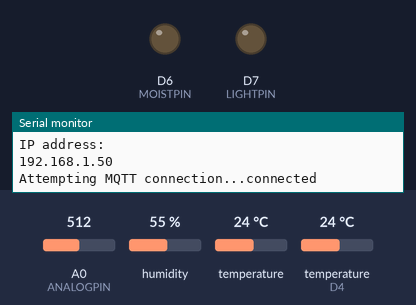
A sketch run on a simulated ESP8266 (NodeMCU). Shown: output pins drawn as LEDs (lit = HIGH), the last lines printed to the serial monitor. The inputs (shaded band) are chosen by the test bench; at power-on: A0 (ANALOGPIN) = 512, humidity 55 %, temperature 24 °C, temperature (sensor on D4) 24 °C. WiFi joins after 1.5 s; servers stay silent unless stated; random numbers use the default seed unless the sketch sets one; no MQTT or app messages arrive unless stated. At 12.4 s the program puts the board to deep sleep or switches it off; the recording ends there.

Above: at 2.2 s.
At 3.8 s:
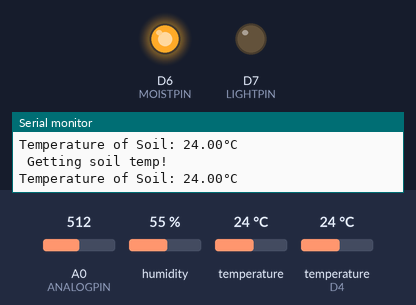
At 4.8 s:
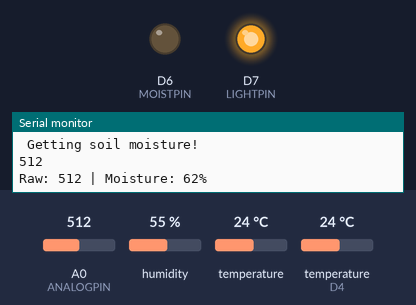
Timing chart, 0 to 6.7 s (numbered marks = the images above):
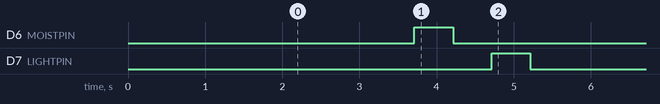

The sketch:

plant_monitor.ino
```cpp
/* This works with nodemcu / esp8266 for reporting plant info via mqtt */

#include <PubSubClient.h>
#include <ESP8266WiFi.h>
#include <OneWire.h>
#include <DallasTemperature.h>
#include <DHT.h>

#define DHTPIN D3     // Digital pin connected to the DHT sensor
#define DHTTYPE    DHT11     // DHT 11
#define ONE_WIRE_BUS D4 // Digital pin D4 is connected to the DS18B20
#define ANALOGPIN A0 // This is all so we can split 2 analog inputs to 1 pin
#define MOISTPIN D6
#define LIGHTPIN D7

int getMoisureInformation(int analogPin);
float getTemperatureOfSoil(DallasTemperature sensorTemperature ,DeviceAddress sensorDS18B20Address);
int delayBetweenReading(void);
int moistValue = 0;  // variable to store the value coming from moisture sensor
int lightValue = 0;  // variable to store the value coming from light sensor

// Update these with values suitable for your network.
const char* ssid = "WIFI NAME";
const char* password = "WIFI PASSWORD";
const char* mqtt_server = "mqttserver.address.local";
// char c;

WiFiClient espClient;
PubSubClient mqttClient(espClient);

// mqtt authentication info.
#define MQTTuser "MQTT_USERNAME"
#define MQTTpsw "MQTT_PASSWORD"

DHT dht(DHTPIN, DHTTYPE); // on pin D3
int period = 120000;
unsigned long time_now = 0;
OneWire  pin(ONE_WIRE_BUS);  // on pin D4 (a 4.7K resistor is necessary)
DallasTemperature sensorTemperatureSoil(&pin);
DeviceAddress sensorDS18B20Address;

/* AO1 Gets Moisure Information */
int getMoisureInformation(int analogPin) {
  int rawValue = analogRead(analogPin);
  int dryValue = 950; //adjust as needed
  int wetValue = 250; //adjust as needed
  int friendlyDryValue = 0;
  int friendlyWetValue = 100;
  Serial.print("Raw: ");
  Serial.print(rawValue);
  Serial.print(" | ");
  int friendlyValue = map(rawValue, dryValue, wetValue, friendlyDryValue, friendlyWetValue);
  Serial.print(F("Moisture: "));
  Serial.print(friendlyValue);
  Serial.println(F("%"));
  return friendlyValue;
}

/* AO2 Gets Light Information */
int getLightInformation(int analogPin) {
  int rawValue = analogRead(analogPin);
  int lightValue = 1; //adjust as needed
  int darkValue = 500; //adjust as needed
  int friendlyLightValue = 100;
  int friendlyDarkValue = 0;
  Serial.print("Raw: ");
  Serial.print(rawValue);
  Serial.print(" | ");
  int friendlyValue = map(rawValue, lightValue, darkValue, friendlyLightValue, friendlyDarkValue);
  Serial.print(F("Light: "));
  Serial.print(friendlyValue);
  Serial.println(F("%"));
  return friendlyValue;
}
/* Gets Temperature of Soil with DS18B20 */
float getTemperatureOfSoil(DallasTemperature sensorTemperature ,DeviceAddress sensorDS18B20Address ) {
  sensorTemperature.requestTemperatures();
  float soilTemperature = sensorTemperature.getTempC(sensorDS18B20Address);
  Serial.print(F("Temperature of Soil: "));
  Serial.print(soilTemperature);
  Serial.println(F("°C"));
  return soilTemperature;
}

/* This delay switches between the two analog sensors so we only need the esp8266 single AO pin */
void setup() {
  Serial.begin(9600);
  setup_wifi();
  mqttClient.setServer(mqtt_server, 1883);
  dht.begin();
  sensorTemperatureSoil.begin();
  sensorTemperatureSoil.getAddress(sensorDS18B20Address, 0);
    // declare the moist and light pins as an OUTPUT:
  pinMode(MOISTPIN, OUTPUT);
  pinMode(LIGHTPIN, OUTPUT);
}

/* Setup WiFi */
void setup_wifi()
{
  delay(100);

  // We start by connecting to a WiFi network
  Serial.print("Connecting to: ");
  Serial.println(ssid);
  WiFi.begin(ssid, password);
  while (WiFi.status() != WL_CONNECTED)
  {
    delay(1000);
    Serial.print(".");
  }

  randomSeed(micros());
  Serial.println("");
  Serial.println("WiFi connected");
  Serial.println("IP address: ");
  Serial.println(WiFi.localIP());
}

/* Run it! */
void loop()
{
  if (!mqttClient.connected())
  {
    connect();
  }

  mqttClient.loop();
  {
  {
    digitalWrite(1, getTemperatureOfSoil(sensorTemperatureSoil,sensorDS18B20Address));
    Serial.println(" Getting soil temp! ");
    mqttClient.publish("monitor-soil-temp/reading", String(getTemperatureOfSoil(sensorTemperatureSoil,sensorDS18B20Address)).c_str(), true);
  }

  {
   // read the value from sensor A:
    digitalWrite(MOISTPIN, HIGH);
    delay(500);
    moistValue = analogRead(ANALOGPIN);
    Serial.println(" Getting soil moisture! ");
    Serial.println(moistValue);
    mqttClient.publish("monitor-soil-moisture/reading", String(getMoisureInformation(ANALOGPIN)).c_str(), true);
    digitalWrite(MOISTPIN, LOW);

    delay(500);

    // read the value from sensor B:
    digitalWrite(LIGHTPIN, HIGH);
    delay(500);
    lightValue = analogRead(ANALOGPIN);
    Serial.println(" Getting light level! ");
    Serial.println(lightValue);
    mqttClient.publish("monitor-light-level/reading", String(getLightInformation(ANALOGPIN)).c_str(), true);
    digitalWrite(LIGHTPIN, LOW);
    Serial.println("----------------------------------------");
    delay(1000);
  }

  {
    int i; // count loops
    for (i = 0; i < 6; i++) {

      // Reading temperature or humidity takes about 250 milliseconds!
      // This loops because sensor readings may also be up to 2 seconds 'old' (its a very slow sensor)
      delay(1000);
      float h = dht.readHumidity();
      // Read temperature as Celsius (the default)
      float t = dht.readTemperature();
      // Read temperature as Fahrenheit (isFahrenheit = true)
      float f = dht.readTemperature(true);
        // Check if any reads failed and exit early (to try again).
      if (isnan(h) || isnan(t) || isnan(f)) {
        Serial.println(F("Failed to read from DHT sensor!"));
        return;
      }
      // Compute heat index in Fahrenheit (the default)
      float hif = dht.computeHeatIndex(f, h);
      // Compute heat index in Celsius (isFahreheit = false)
      float hic = dht.computeHeatIndex(t, h, false);
      Serial.print(F("Humidity: "));
      Serial.print(h);
      Serial.print(F("%  Temperature: "));
      Serial.print(t);
      Serial.print(F("°C "));
      Serial.print(f);
      Serial.print(F("°F  Heat index: "));
      Serial.print(hic);
      Serial.print(F("°C "));
      Serial.print(hif);
      Serial.println(F("°F"));
      // Publish to MQTT
      mqttClient.publish("monitor-temp-h/reading", String(h).c_str(), true);
      mqttClient.publish("monitor-temp-f/reading", String(f).c_str(), true);
      mqttClient.publish("monitor-temp-c/reading", String(t).c_str(), true);
      mqttClient.publish("monitor-temp-hic/reading", String(hif).c_str(), true);
      mqttClient.publish("monitor-temp-hif/reading", String(hif).c_str(), true);
      }
    }
  // deep sleep for 15 min prevents moisture sensor rom corroding
    ESP.deepSleep(15 * 60 * 1000000);
  }
}

/* Connect to MQTT */
void connect()
{
  // Loop until we're connected
  while (!mqttClient.connected())
  {
    Serial.print("Attempting MQTT connection...");

    // Create a random client ID
    String clientId = "monitor-";
    clientId += String(random(0xffff), HEX);

    // Attempt to connect
    // if you MQTT broker has clientID,username and password then change following line to
    if (mqttClient.connect(clientId.c_str(),MQTTuser,MQTTpsw))
    // if (mqttClient.connect(clientId.c_str()))
    {
      Serial.println("connected");

      // once connected to MQTT broker, subscribe to the topic
      // this is just in case you want to set it up to also receive commands from a water pump
      mqttClient.subscribe("monitor-incoming/reading");
    }
    else
    {
      Serial.print("failed, rc=");
      Serial.print(mqttClient.state());
      Serial.println(" try again in 5 seconds");

      // Wait 6 seconds before retrying
      delay(6000);
    }
  }
}
```

Measured:
- by itself, D6 (MOISTPIN): LOW → HIGH at 3.7 s, → LOW 0.50 s later
- by itself, D7 (LIGHTPIN): LOW → HIGH at 4.7 s, → LOW 0.50 s later
